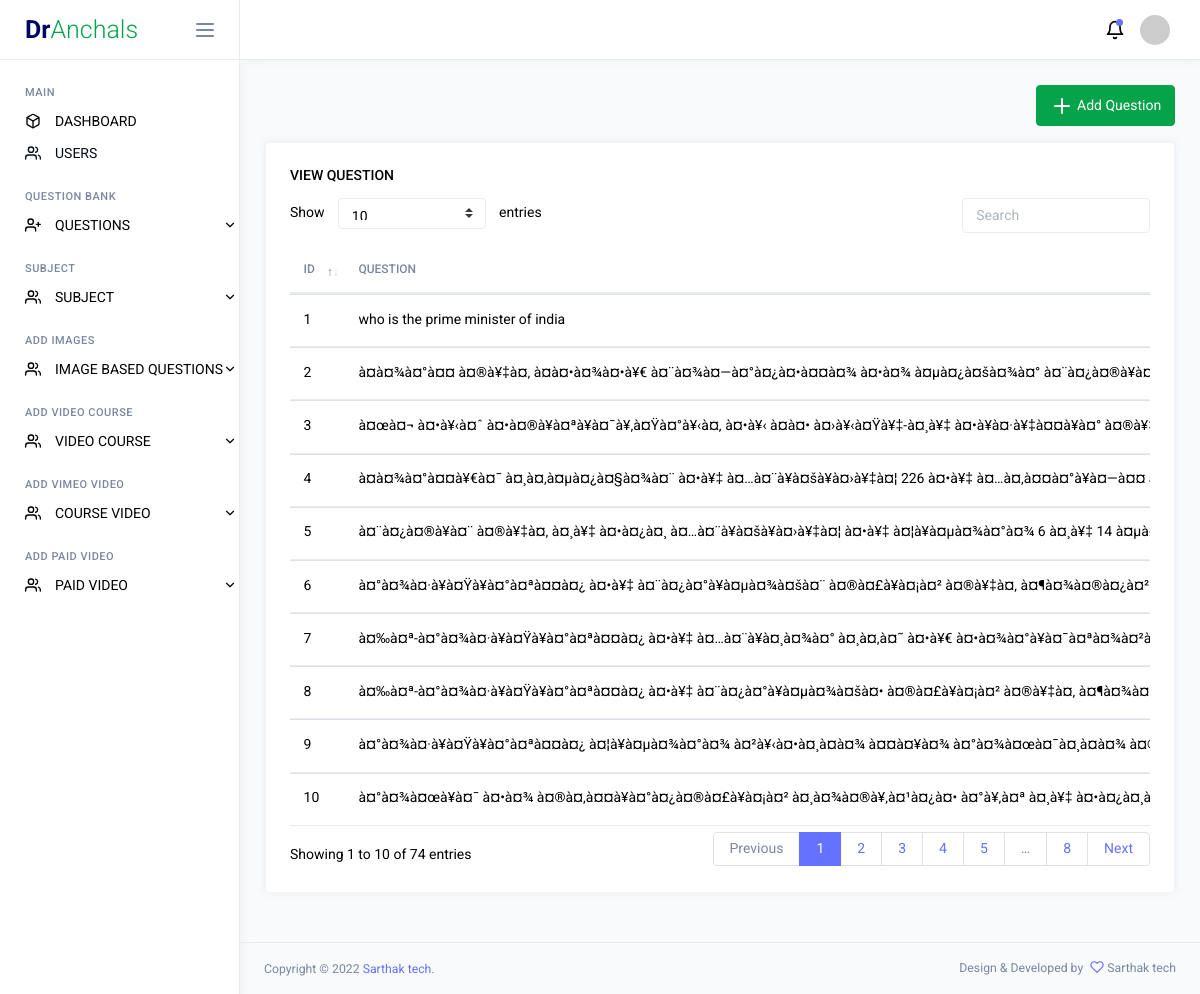
Page /view-quiz.php (signed in) on the committed database.
### tables this page shows
CREATE TABLE `question` (
  `ids` int(11) NOT NULL,
  `id` int(11) NOT NULL,
  `question` text NOT NULL,
  `subject` varchar(255) NOT NULL,
  `image` varchar(500) NOT NULL,
  `status` int(11) NOT NULL,
  `ansimage` int(11) DEFAULT NULL
);

### view-quiz.php (the view, shortened to what this page needs)
<?php
include "db.php";
?>
<!DOCTYPE html>
<html lang="en">
<head>
	<link rel="stylesheet" href="https://maxcdn.bootstrapcdn.com/bootstrap/4.5.2/css/bootstrap.min.css">
<link rel="stylesheet" href="https://cdnjs.cloudflare.com/ajax/libs/font-awesome/4.7.0/css/font-awesome.min.css">
<link rel="stylesheet" href="https://cdnjs.cloudflare.com/ajax/libs/font-awesome/4.7.0/css/font-awesome.min.css">
	<link rel="stylesheet" href="assets/vendors/core/core.css">
	<link rel="stylesheet" href="assets/fonts/feather-font/css/iconfont.css">
	<link rel="stylesheet" href="assets/vendors/flag-icon-css/css/flag-icon.min.css">
  <link rel="stylesheet" href="assets/vendors/datatables.net-bs4/dataTables.bootstrap4.css">
	<link rel="stylesheet" href="assets/css/demo1/style.css">
</head>
<body>
	<div class="main-wrapper">
<?php
include "header.php";
  ?>
		<div class="page-wrapper">
			<nav class="navbar">
				<div class="navbar-content">
					<ul class="navbar-nav">
						<li class="nav-item dropdown">
							<a class="nav-link dropdown-toggle" href="#" id="notificationDropdown" role="button" data-bs-toggle="dropdown" aria-haspopup="true" aria-expanded="false">
								<i data-feather="bell"></i>
								<div class="indicator">
									<div class="circle"></div>
								</div>
							</a>
						</li>
						<li class="nav-item dropdown">
							<a class="nav-link dropdown-toggle" href="#" id="profileDropdown" role="button" data-bs-toggle="dropdown" aria-haspopup="true" aria-expanded="false">
								<img class="wd-30 ht-30 rounded-circle" src="https://via.placeholder.com/30x30" alt="profile">
							</a>
						</li>
					</ul>
				</div>
			</nav>
			<div class="page-content">
				<div class="row">
				<div class="col-md-12 text-right mb-3"><a class="btn btn-success" href="add-quiz.php"><i data-feather="plus"></i> Add Question</a></div>
				</div>
				<div class="row">
					<div class="col-md-12 grid-margin stretch-card">
            <div class="card">
              <div class="card-body">
                <h6 class="card-title">View Question</h6>
                <div class="table-responsive">
                  <table id="dataTableExample" class="table">
                    <thead>
                      <tr>
                        <th>id</th>
                        <th>Question</th>
                      </tr>
                    </thead>
                    <tbody>
                    <?php
$sql1 = mysqli_query($con, "SELECT * FROM `question`");
$ceck =  mysqli_num_rows($sql1);
if ($ceck > 0) {
while($row=mysqli_fetch_array($sql1)){
?>
                      <tr>
                        <td><?php  echo $row['ids']  ?></td>
                        <td><?php  echo $row['question']  ?></td>
                      </tr>
<?php
}
}
?>
                    </tbody>
                  </table>
                </div>
              </div>
            </div>
					</div>
				</div>
			</div>
			<footer class="footer d-flex flex-column flex-md-row align-items-center justify-content-between px-4 py-3 border-top small">
				<p class="text-muted mb-1 mb-md-0">Copyright © 2022 <a href="https://www.sarthaktech" target="_blank">Sarthak tech</a>.</p>
				<p class="text-muted">Design & Developed by  <i class="mb-1 text-primary ms-1 icon-sm" data-feather="heart"></i> Sarthak tech</p>
			</footer>
		</div>
	</div>
</body>
</html>

### header.php (shortened to what this page needs)
<nav class="sidebar">
      <div class="sidebar-header">
        <a href="#" class="sidebar-brand">
          Dr<span class="text-success">Anchals</span>
        </a>
        <div class="sidebar-toggler not-active">
          <span></span>
          <span></span>
          <span></span>
        </div>
      </div>
      <div class="sidebar-body">
        <ul class="nav">
          <li class="nav-item nav-category">Main</li>
          <li class="nav-item">
             <a href="dashboard.php" class="nav-link">
              <i class="link-icon" data-feather="box"></i>
              <span class="link-title">DASHBOARD</span>
            </a>
          </li>
          <li class="nav-item">
             <a href="user.php" class="nav-link text-dark">
             <i class="link-icon" data-feather="users"></i>
              <span class="link-title ">USERS</span>
            </a>
          </li>
          <li class="nav-item nav-category">Question Bank</li>
          <li class="nav-item">
           <a class="nav-link" data-bs-toggle="collapse" href="#emails" role="button" aria-expanded="false" aria-controls="emails">
              <i class="link-icon" data-feather="user-plus"></i>
              <span class="link-title">QUESTIONS</span>
              <i class="link-arrow" data-feather="chevron-down"></i>
            </a>
          </li>
          <li class="nav-item nav-category">Subject</li>
          <li class="nav-item">
            <a class="nav-link" data-bs-toggle="collapse" href="#uiComponents" role="button" aria-expanded="false" aria-controls="uiComponents">
              <i class="link-icon" data-feather="users"></i>
              <span class="link-title">SUBJECT</span>
              <i class="link-arrow" data-feather="chevron-down"></i>
            </a>
          </li>
          <li class="nav-item nav-category">Add Images</li>
          <li class="nav-item">
            <a class="nav-link" data-bs-toggle="collapse" href="#uiComponents4" role="button" aria-expanded="false" aria-controls="uiComponents4">
              <i class="link-icon" data-feather="users"></i>
              <span class="link-title">IMAGE BASED QUESTIONS </span>
              <i class="link-arrow" data-feather="chevron-down"></i>
            </a>
          </li>
           <li class="nav-item nav-category">Add Video Course</li>
          <li class="nav-item">
            <a class="nav-link" data-bs-toggle="collapse" href="#uiComponents1" role="button" aria-expanded="false" aria-controls="uiComponents1">
              <i class="link-icon" data-feather="users"></i>
              <span class="link-title">VIDEO COURSE</span>
              <i class="link-arrow" data-feather="chevron-down"></i>
            </a>
          </li>
          <li class="nav-item nav-category">Add Vimeo Video</li>
          <li class="nav-item">
            <a class="nav-link" data-bs-toggle="collapse" href="#uiComponents2" role="button" aria-expanded="false" aria-controls="uiComponents2">
              <i class="link-icon" data-feather="users"></i>
              <span class="link-title">COURSE VIDEO </span>
              <i class="link-arrow" data-feather="chevron-down"></i>
            </a>
          </li>
          <li class="nav-item nav-category">Add Paid Video</li>
          <li class="nav-item">
            <a class="nav-link" data-bs-toggle="collapse" href="#uiComponents3" role="button" aria-expanded="false" aria-controls="uiComponents3">
              <i class="link-icon" data-feather="users"></i>
              <span class="link-title">PAID VIDEO </span>
              <i class="link-arrow" data-feather="chevron-down"></i>
            </a>
          </li>
        </ul>
      </div>
    </nav>

### rows in the picture
question: ids "1", question "who is the prime minister of india"
question: ids "2", question "à¤­à¤¾à¤°à¤¤ à¤®à¥‡à¤‚ à¤à¤•à¤¾à¤•à¥€ à¤¨à¤¾à¤—à¤°à¤¿à¤•à¤¤à¤¾ à¤•à¤¾ à¤µà¤¿à¤šà¤¾à¤°…"
question: ids "3", question "à¤œà¤¬ à¤•à¥‹à¤ˆ à¤•à¤®à¥à¤ªà¥à¤¯à¥‚à¤Ÿà¤°à¥‹à¤‚ à¤•à¥‹ à¤à¤• à¤›à¥‹à¤Ÿà¥‡-à¤¸à¥‡ à¤•à¥à¤·à¥‡à¤¤à¥à¤°…"
question: ids "4", question "à¤­à¤¾à¤°à¤¤à¥€à¤¯ à¤¸à¤‚à¤µà¤¿à¤§à¤¾à¤¨ à¤•à¥‡ à¤…à¤¨à¥à¤šà¥à¤›à¥‡à¤¦ 226 à¤•à¥‡ à¤…à¤‚à¤¤à¤°à¥à¤—à¤¤…"
question: ids "5", question "à¤¨à¤¿à¤®à¥à¤¨ à¤®à¥‡à¤‚ à¤¸à¥‡ à¤•à¤¿à¤¸ à¤…à¤¨à¥à¤šà¥à¤›à¥‡à¤¦ à¤•à¥‡ à¤¦à¥à¤µà¤¾à¤°à¤¾ 6 à¤¸à¥‡ 14…"
question: ids "6", question "à¤°à¤¾à¤·à¥à¤Ÿà¥à¤°à¤ªà¤¤à¤¿ à¤•à¥‡ à¤¨à¤¿à¤°à¥à¤µà¤¾à¤šà¤¨ à¤®à¤£à¥à¤¡à¤² à¤®à¥‡à¤‚ à¤¶à¤¾à¤®à¤¿à¤²…"
question: ids "7", question "à¤‰à¤ª-à¤°à¤¾à¤·à¥à¤Ÿà¥à¤°à¤ªà¤¤à¤¿ à¤•à¥‡ à¤…à¤¨à¥à¤¸à¤¾à¤° à¤¸à¤‚à¤˜ à¤•à¥€…"
question: ids "8", question "à¤‰à¤ª-à¤°à¤¾à¤·à¥à¤Ÿà¥à¤°à¤ªà¤¤à¤¿ à¤•à¥‡ à¤¨à¤¿à¤°à¥à¤µà¤¾à¤šà¤• à¤®à¤£à¥à¤¡à¤² à¤®à¥‡à¤‚…"
question: ids "9", question "à¤°à¤¾à¤·à¥à¤Ÿà¥à¤°à¤ªà¤¤à¤¿ à¤¦à¥à¤µà¤¾à¤°à¤¾ à¤²à¥‹à¤•à¤¸à¤­à¤¾ à¤¤à¤¥à¤¾ à¤°à¤¾à¤œà¤¯à¤¸à¤­à¤¾…"
question: ids "10", question "à¤°à¤¾à¤œà¥à¤¯ à¤•à¤¾ à¤®à¤‚à¤¤à¥à¤°à¤¿à¤®à¤£à¥à¤¡à¤² à¤¸à¤¾à¤®à¥‚à¤¹à¤¿à¤• à¤°à¥‚à¤ª à¤¸à¥‡…"
